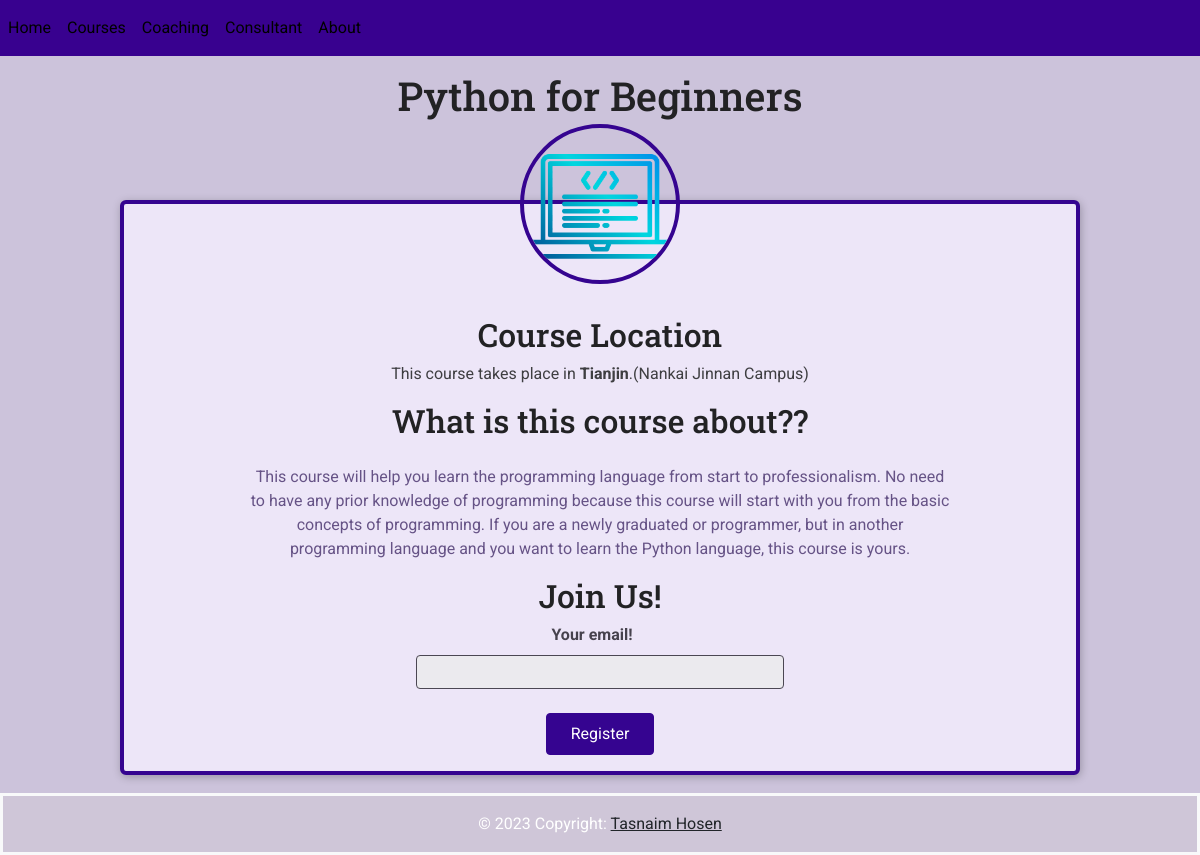
The app's page /bookings/python-beginner-to-advance with its own data.
### bookings/models.py (models this page shows, shortened)
class Course(models.Model):
    title = models.CharField(max_length=200)
    organizer_email = models.EmailField()
    date = models.DateField()
    slug = models.SlugField(unique=True)
    teacher = models.TextField(max_length=300)
    description = models.TextField()
    image = models.ImageField(upload_to='images')
    location = models.ForeignKey(Location, on_delete=models.CASCADE)
    hours = models.TextField(max_length=20)
    participant = models.ManyToManyField(Participant, blank=True, null=True)

class Location(models.Model):
    name = models.CharField(max_length=200)
    address = models.CharField(max_length=300)

### bookings/views.py (the view, shortened to what this page needs)
# urls.py: path('bookings/<slug:course_slug>', views.courses_details, name='course-detail'),
def courses_details(request, course_slug):
    try:
        selected_course = Course.objects.get(slug=course_slug)
        if request.method == "GET":
            registration_form = RegistrationForm()
        return render(request, 'bookings/course-details.html', {
            'course_found': True,
            'course': selected_course,
            'form': registration_form
        })
    except Exception as e:
        return render(request, 'bookings/course-details.html',{
            'course_found' : False
        })

### bookings/forms.py
class RegistrationForm(forms.Form):
    email = forms.EmailField(label='Your email!')

### bookings/templates/bookings/course-details.html (shortened to what this page needs)
{% extends 'bookings/base/base.html' %}
{% load static %}
{% block site_css %}
<link rel="stylesheet" href="{% static 'bookings/styles/booking-details.css' %}">
{% endblock %}
{% block body %}
<h1>{{course.title}}</h1>
{% if course_found %}
   <article>
        <img id = "main-image" src="{{course.image.url}}" alt="{{course.title}}">
        <section id="location">
            <h2>Course Location</h2>
            <address>This course takes place in <span>{{course.location.name}}</span>.({{course.location.address}})</address>
        </section>
        <section id="details">
            <h2>What is this course about??</h2>
            <p>{{course.description}}</p>
            <footer>
                <p>Need more details? Please <a href="mailto:{{ organizer_email }}">contact the organizer</a>but do not hack us!!</p>
            </footer>
        </section>
        <section id="registration">
            <h2>Join Us!</h2>
            <form action="{% url 'course-detail' course.slug %}" method="POST">
                <ul>
                    {{ form.as_ul }}
                </ul>
                <div id="registration-actions">
                    <button>Register</button>
                </div>
            </form>
        </section>
    </article>
{% else %}
<p>No course found for this slug sorry!! </p>
{% endif %}
{% endblock %}

### bookings/static/bookings/styles/base.css (style rules this page uses)
* { box-sizing: border-box; }
body { font-family: 'Roboto', sans-serif; margin: 0; background-color: #ccc3db; color: #3e3e41; }
h1, h2, h3 { font-family: 'Roboto Slab', sans-serif; color: #222224; }
button, .btn { cursor: pointer; font: inherit; padding: 0.5rem 1.5rem; background-color: #350490; border: 1px solid #350490; color: white; border-radius: 4px; text-decoration: none; }

### bookings/static/bookings/styles/booking-details.css (style rules this page uses)
article { max-width: 60rem; margin: 5rem auto; border-radius: 6px; background-color: #ede6f8; border: 4px solid #350490; box-shadow: 1px 2px 8px rgba(0, 0, 0, 0.25); position: relative; padding: 1rem; text-align: center; }
#main-image { width: 10rem; height: 10rem; object-fit: cover; position: absolute; top: -5rem; left: calc(50% - 5rem); border-radius: 50%; border: 4px solid #350490; }
section:first-of-type { margin-top: 6rem; }
h2 { font-size: 2rem; }
address span { font-weight: bold; }
#details h2 { margin-bottom: 0.5rem; }
#details > p { color: #665386; padding: 1rem; border-radius: 4px; max-width: 80%; margin: auto; }
#details footer { color: #696472; }
#details footer a { color: #350490; text-decoration: none; font-weight: bold; }
#registration ul { list-style: none; margin: 0; padding: 0; }
#registration label { font-weight: bold; color: #46424d; margin-right: 1rem; display: block; margin-bottom: 0.5rem; }
#registration input { font: inherit; width: 40%; background-color: #ebeaee; border: 1px solid #4b4753; border-radius: 4px; padding: 0.25rem; }
#registration-actions { margin-top: 1.5rem; }

### bookings/templates/bookings/base/base.html (style rules this page uses)
h1 { text-align: center; }
h2 { text-align: center; }
footer { position: fixed; left: 0; bottom: 0; width: 100%; text-align: center; padding: 3px; color: white; }

### records on screen
Course: title "Python for Beginners", image (picture), location.name "Tianjin", location.address "Nankai Jinnan Campus", description "This course will help you learn the programming language from start to professionalism. No need to have any prior knowledge of programming because this course will start with you from the basic concepts of programming. If you are a newly graduated or programmer, but in another programming language and you want to learn the Python language, this course is yours."
